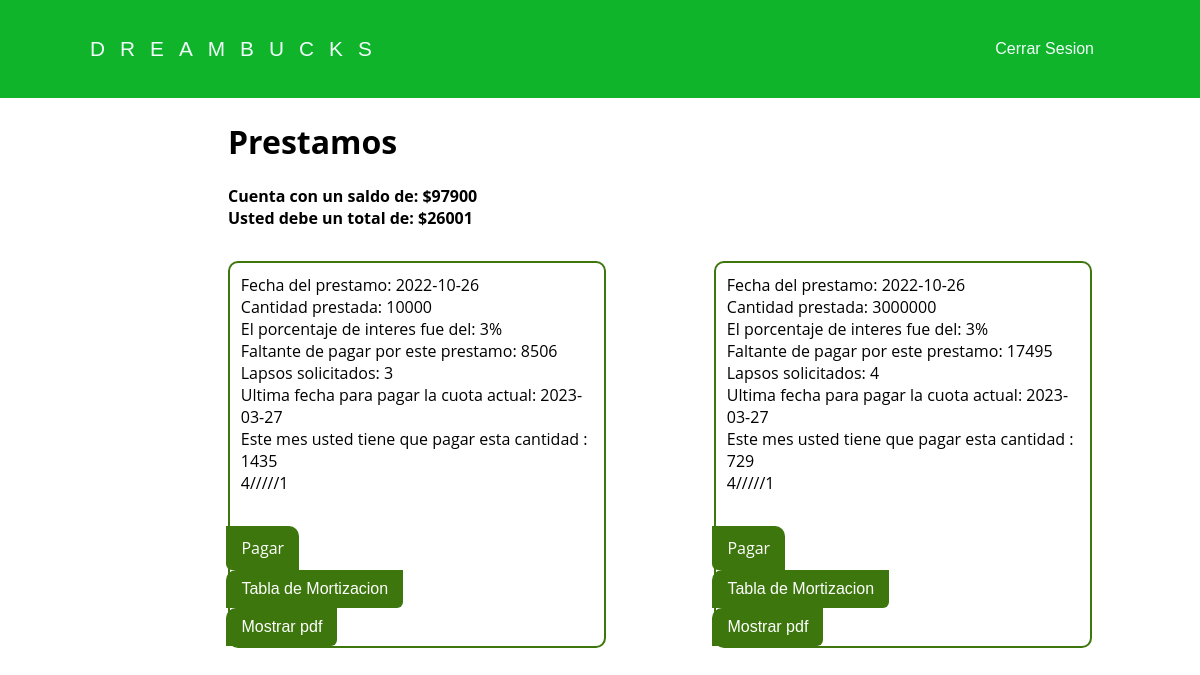
The page /user.php (signed in) on the database its author committed.
### tables this page shows
CREATE TABLE `users` (
  `id_U` int(100) NOT NULL,
  `name_U` varchar(60) NOT NULL,
  `lastname1_U` varchar(60) NOT NULL,
  `lastname2_U` varchar(60) NOT NULL,
  `password_U` varchar(200) NOT NULL,
  `email_U` varchar(100) NOT NULL,
  `debited` int(50) NOT NULL,
  `address_U` varchar(200) NOT NULL,
  `phone` bigint(13) NOT NULL,
  `id_A1` int(100) NOT NULL,
  `balance` int(100) NOT NULL

);

CREATE TABLE `loans` (
  `id_L` int(100) NOT NULL,
  `id_U1` int(100) NOT NULL,
  `date` date NOT NULL,
  `quantify` int(100) NOT NULL,
  `interest` int(100) NOT NULL,
  `total` int(100) NOT NULL,
  `lapses` int(50) NOT NULL,
  `quota` bigint(200) NOT NULL,
  `due` int(100) NOT NULL,
  `months` int(100) NOT NULL
);

### user.php (the view, shortened to what this page needs)
<!DOCTYPE html>
<html lang="en">
<head>
        <link rel="stylesheet" href="./styles/styleHeaderUL.css">
        <link rel="stylesheet" href="./styles/styleUser.css">
</head>
<body>
        <header class="header">
        <div class="container-head logo-nav-container">
            <a class="logo">DREAMBUCKS</a>
            <nav class="navigation">
                <ul>
                    <li><a href="Logout.php">Cerrar Sesion</a></li>
                </ul>
            </nav>
        </div>
        </header>
</body>
</html>
<?php
$connect = mysqli_connect("localhost", "root", "Admin123?", "dreambucks");
$user= $_SESSION["name_U"];
mysqli_set_charset($connect, "utf8");
$consult = "SELECT * FROM users WHERE name_U='$user'";
$result  = mysqli_query($connect, $consult);
while ($row = mysqli_fetch_row($result)){
?>
<div class="advertisements ">
<div class="advertisements ">
<h1>Prestamos</h1><br>
<?php
        $id = $row[0];
        $balance = $row[10];
        if($balance<0){
                echo '
                <div class="alert"><h1>⚠️</h1></div>
                <div class="bad">
                <h4>Actualmente usted tiene una deuda sin pagar lo cual afectara a su historial crediticio.<h4>
                <h4>Ocasionando problemas para futuros prestamos tanto en dreambucks como en cualquier otra institucion
                el saldo pendiente para recuperar sus privilegios y no dañar mas su historial creticio es de: ' .'$' . abs($balance) . '<br>'
                . 'recomendamos abonar saldo a la cuenta para cubrir la deuda</h4></div>';
        } else {
                echo '<h4 class="text">Cuenta con un saldo de: $' . $row[10] . "<br></h4>";
        }
        echo '<h4 class="text">Usted debe un total de: $'. $row[6] . "<br></h4>";
?></div>
<?php
}
$consult = "SELECT * FROM loans WHERE id_U1='$id'";
$result  = mysqli_query($connect, $consult);
while ($row2 = mysqli_fetch_row($result)){
?>
<div class="container_a">
   <?php
   echo '<p class="a">Fecha del prestamo: </p>'                 .$row2[2] .      "<br>";
   echo '<p class="a">Cantidad prestada: </p>'                  .$row2[3] .      "<br>" ;
   echo '<p class="a">El porcentaje de interes fue del: </p>'   .$row2[4] . '%' ."<br>";
   echo '<p class="a">Faltante de pagar por este prestamo: </p>'.$row2[5] .      "<br>";
   echo '<p class="a">Lapsos solicitados: </p>'                 .$row2[6] .      "<br>";
   ?>
<?php
 $dateLoan = $row2[2];
 $iterator = $row2[9];
 $n = 3;
 $loan = date_create($dateLoan);
 $date = date("Y-m-d");
 $custom_date = strtotime('+'. $n . 'months', strtotime($date));
 $custom_date = date("Y-m-d", $custom_date);
         $dayPay = strtotime('+ 1 months',strtotime($custom_date));
 $custom_date = date_create($custom_date);
 $interval = date_diff($loan, $custom_date);
                ?>
                ?></div><?php
        echo '<p class="a">Ultima fecha para pagar la cuota actual: </p>' . date('Y-m-d',$dayPay) . "<br>";
        echo '<p class="a">Este mes usted tiene que pagar esta cantidad : </p>' . $row2[8] . '<br>';
        echo  $interval->format('%m') . '/////' . $iterator;
        ?>
<br>
<div class="cadabra ">
        <ul class="boton">
        <li><a>Pagar</a>
</li></ul>
<div class="cadabra_2">
        <button class="pay" onclick="location.href='tabla.php?id=<?php echo $row2[0]?>'">Tabla de Mortizacion</a><br>
</div>
<button class="pay" onclick="location.href='/app/prueba.php?id=<?php echo $row2[0]?>'">Mostrar pdf</a><br>
</div>
</div>
<?php
}
?>

### styles/styleHeaderUL.css (style rules this page uses)
.container-head { width: 85%; margin: 0 auto; max-height: 5rem; }
header { background: #0fb42b; color: #F1FFFA; padding: 2rem 0; max-height: 300; position: fixed; left: 0; top: 0; width: 100%; }
header a { color: #F1FFFA; text-decoration: none; font-family: Arial, Helvetica, sans-serif; }
.logo-nav-container { display: flex; justify-content: space-between; align-items: center; flex-wrap: wrap; }
.logo { letter-spacing: 15px; font-size: 1.3em; }
.navigation ul { margin: 0; padding: 9; list-style: none; }
.navigation ul li { display: inline-block; }
.navigation ul li a { display: block; padding: 0.5rem 1rem; transition: all 0.4s linear; border-radius: 5px; }

### styles/styleUser.css (style rules this page uses)
* { margin: 0; padding: 0; box-sizing: border-box; }
html { box-sizing: border-box; }
*,*::after, *::before { box-sizing: inherit; }
body { font-family: 'Open Sans', sans-serif; *background-color: var(--negro); background-image: url('../images/'); }
.container_a { margin-top: 2em; margin-bottom: 1em; margin-left: 10%; width: 35%; border-radius: 10px; border: 2px solid #3C760C; background: #ffffff; padding: 1% 1.2% 0% 1%; color:black; float: left; flex-direction: row; text-align: left; text-size-adjust: initial; }
.a { display: inline; text-decoration: none; }
.advertisements { margin-top: 10%; margin-left: 10%; }
.text { display: inline; padding: 2rem 0; }
.cadabra { padding-top: 2em; margin-left: -.9rem; float: left; flex-direction: row; text-align: left; text-size-adjust: initial; }
.cadabra_2 { padding-top: 2.02em; margin-right: -1.2rem; text-align: end; }
ul, ol { list-style: none; }
.boton li a { border: 0px solid; border-radius: 0px 10px 0px 6px; background-color: #3C760C; color: #ffffff; text-decoration: none; padding: 11px 15px; display: block; }
.boton > li { float: left; }
.pay { border-radius: 10px 0px 6px 0px; padding: 10px 15px; font-size: 100%; background: #3C760C; border: 0px solid; color: white; text-decoration: none; }

### rows shown on the page
users: balance "97900", debited "26001"
loans: date "2022-10-26", quantify "10000", interest "3", total "8506", lapses "3", dayPay "2023-03-27", due "1435", date "4", months "1"
loans: date "2022-10-26", quantify "3000000", interest "3", total "17495", lapses "4", dayPay "2023-03-27", due "729", date "4", months "1"
